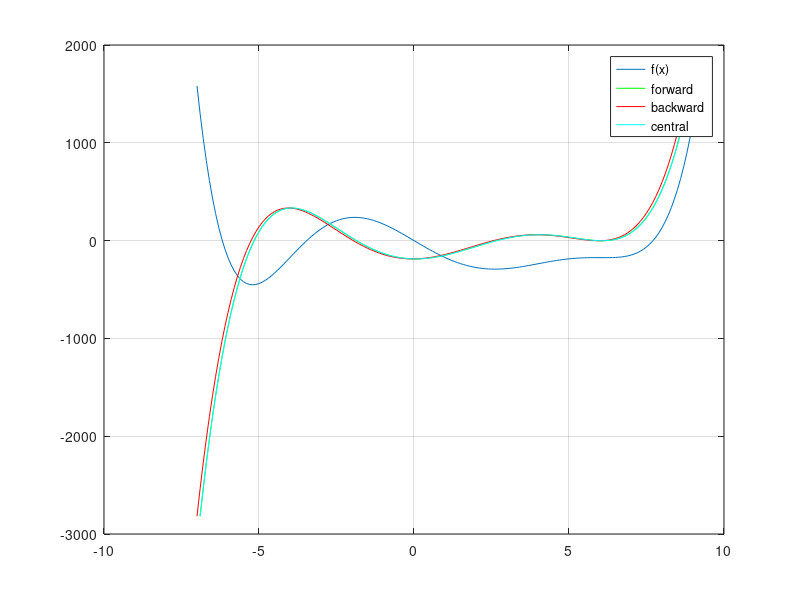

Here is the MATLAB script that generated this plot:
% Differentiating a function
function main
    x = -7:0.1:9;
    f = polyval([0.0333,-0.3,-1.3333,16,0,-187.2,0], x);
    plot(x, f)
    grid on, hold on
    df = diff(f)./diff(x);
    plot(x(2:end), df, 'g')
    plot(x(1:end-1), df, 'r')
    xm = (x(2:end)+x(2:end)) / 2;
    plot(xm, df, 'c')
    grid on
    legend({'f(x)', 'forward', 'backward', 'central'})
end
